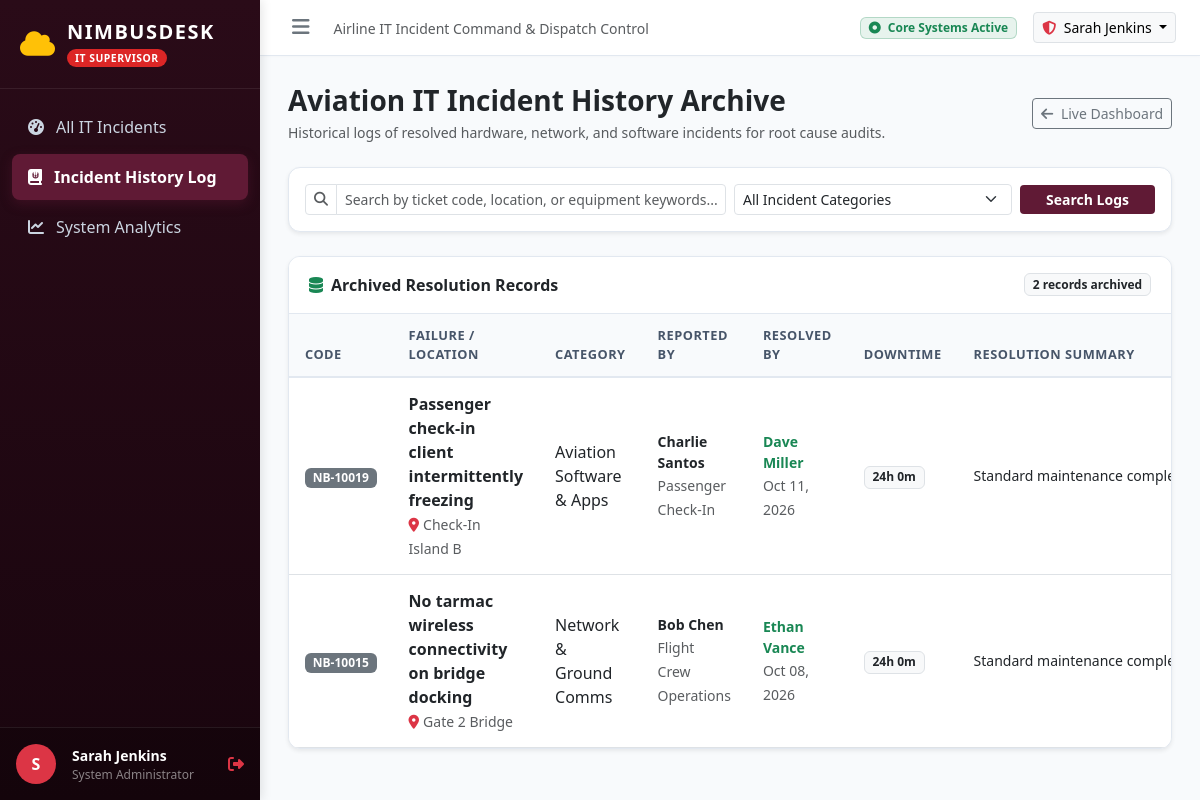
The page /admin/index.php?page=history (signed in) on the database its author committed.
### tables this page shows
CREATE TABLE IF NOT EXISTS `tickets` (
    `id` INT AUTO_INCREMENT PRIMARY KEY,
    `ticket_code` VARCHAR(20) NOT NULL UNIQUE,
    `user_id` INT NOT NULL,
    `category_id` INT NOT NULL,
    `urgency` ENUM('Low', 'Medium', 'High', 'Critical') NOT NULL DEFAULT 'Medium',
    `location` VARCHAR(150) NOT NULL,
    `subject` VARCHAR(255) NOT NULL,
    `description` TEXT NOT NULL,
    `attachment` VARCHAR(255) NULL,
    `status` ENUM('Open', 'In Progress', 'Resolved', 'Closed') NOT NULL DEFAULT 'Open',
    `assigned_to` INT NULL,
    `resolution_summary` TEXT NULL,
    `created_at` TIMESTAMP DEFAULT CURRENT_TIMESTAMP,
    `updated_at` TIMESTAMP DEFAULT CURRENT_TIMESTAMP ON UPDATE CURRENT_TIMESTAMP,
    `resolved_at` TIMESTAMP NULL,
    CONSTRAINT `fk_tickets_user` FOREIGN KEY (`user_id`) REFERENCES `users` (`id`) ON DELETE CASCADE,
    CONSTRAINT `fk_tickets_category` FOREIGN KEY (`category_id`) REFERENCES `categories` (`id`) ON DELETE RESTRICT,
    CONSTRAINT `fk_tickets_assigned` FOREIGN KEY (`assigned_to`) REFERENCES `users` (`id`) ON DELETE SET NULL
);

CREATE TABLE IF NOT EXISTS `categories` (
    `id` INT AUTO_INCREMENT PRIMARY KEY,
    `name` VARCHAR(100) NOT NULL,
    `description` VARCHAR(255) NULL,
    `icon` VARCHAR(50) DEFAULT 'fa-wrench'
);

CREATE TABLE IF NOT EXISTS `users` (
    `id` INT AUTO_INCREMENT PRIMARY KEY,
    `name` VARCHAR(100) NOT NULL,
    `email` VARCHAR(100) NOT NULL UNIQUE,
    `password` VARCHAR(255) NOT NULL,
    `role` ENUM('employee', 'technician', 'admin') NOT NULL DEFAULT 'employee',
    `department` VARCHAR(100) NOT NULL,
    `badge_number` VARCHAR(50) NOT NULL,
    `created_at` TIMESTAMP DEFAULT CURRENT_TIMESTAMP
);

### config/config.php (called while the page is built, shortened)
<?php
function url($path = '') {
    $trimmed = ltrim($path, '/');
    return BASE_URL . ($trimmed ? '/' . $trimmed : '');
}

### config/db.php (called while the page is built)
<?php
require_once __DIR__ . '/config.php';
class Database {
    private static ?PDO $instance = null;
    public static function getConnection(): PDO {
        if (self::$instance === null) {
            $host = 'localhost';
            $user = 'root';
            $pass = '';
            $dbname = 'nimbusdesk';
            try {
                $dsn = "mysql:host={$host};dbname={$dbname};charset=utf8mb4";
                self::$instance = new PDO($dsn, $user, $pass, [
                    PDO::ATTR_ERRMODE => PDO::ERRMODE_EXCEPTION,
                    PDO::ATTR_DEFAULT_FETCH_MODE => PDO::FETCH_ASSOC,
                    PDO::ATTR_EMULATE_PREPARES => false,
                ]);
            } catch (PDOException $e) {
                if (str_contains($e->getMessage(), 'Unknown database')) {
                    require_once __DIR__ . '/../database/setup.php';
                    return self::getConnection();
                }
                throw $e;
            }
        }
        return self::$instance;
    }
}

### admin/stored_procs/AdminProcedures.php (called while the page is built, shortened)
<?php
require_once __DIR__ . '/../../config/db.php';
class AdminProcedures {
    private PDO $pdo;
    public function __construct() {
        $this->pdo = Database::getConnection();
    }
    public function getIncidentHistory(string $categoryFilter = 'all', string $search = '', int $limit = 50): array {
        $stmt = $this->pdo->prepare("CALL sp_admin_get_incident_history(?, ?, ?)");
        $stmt->execute([$categoryFilter, $search, $limit]);
        $results = $stmt->fetchAll();
        return $results;
    }
}

### admin/views/incident_history.php (the view, shortened to what this page needs)
<div class="d-flex justify-content-between align-items-center mb-4">
    <div>
        <h3 class="fw-bold text-dark mb-1">Aviation IT Incident History Archive</h3>
        <p class="text-muted small mb-0">Historical logs of resolved hardware, network, and software incidents for root cause audits.</p>
    </div>
    <a href="<?= url('admin/index.php') ?>" class="btn btn-outline-secondary btn-sm">
        <i class="fa-solid fa-arrow-left me-1"></i> Live Dashboard
    </a>
</div>
<div class="card shadow-sm mb-4">
    <div class="card-body p-3">
        <form method="GET" action="<?= url('admin/index.php') ?>" class="row g-2 align-items-center">
            <div class="col-md-6">
                <div class="input-group input-group-sm">
                    <span class="input-group-text bg-white"><i class="fa-solid fa-magnifying-glass text-muted"></i></span>
                    <input type="text" name="search" class="form-control" placeholder="Search by ticket code, location, or equipment keywords..." value="<?= htmlspecialchars($search ?? '') ?>">
                </div>
            </div>
            <div class="col-md-4">
                <select name="category" class="form-select form-select-sm">
                    <option value="all">All Incident Categories</option>
                </select>
            </div>
            <div class="col-md-2">
                <button type="submit" class="btn btn-sm btn-nimbus w-100">Search Logs</button>
            </div>
        </form>
    </div>
</div>
<div class="card shadow-sm">
    <div class="card-header d-flex justify-content-between align-items-center">
        <span class="fw-bold"><i class="fa-solid fa-database me-2 text-success"></i>Archived Resolution Records</span>
        <span class="badge bg-light text-dark border"><?= count($history) ?> records archived</span>
    </div>
    <div class="table-responsive">
        <table class="table table-hover align-middle mb-0">
            <thead>
                <tr>
                    <th>Code</th>
                    <th>Failure / Location</th>
                    <th>Category</th>
                    <th>Reported By</th>
                    <th>Resolved By</th>
                    <th>Downtime</th>
                    <th>Resolution Summary</th>
                </tr>
            </thead>
            <tbody>
                <?php if (empty($history)): ?>
                    <tr>
                        <td colspan="8" class="text-center py-5 text-muted">
                            <i class="fa-solid fa-folder-closed fs-1 mb-2 d-block text-secondary"></i>
                            No historical records found for this query.
                        </td>
                    </tr>
                <?php else: ?>
                    <?php foreach ($history as $h): ?>
                        <tr>
                            <td><span class="badge bg-secondary fw-bold"><?= htmlspecialchars($h['ticket_code']) ?></span></td>
                            <td>
                                <div class="fw-bold text-dark"><?= htmlspecialchars($h['subject']) ?></div>
                                <small class="text-muted"><i class="fa-solid fa-location-dot me-1 text-danger"></i><?= htmlspecialchars($h['location']) ?></small>
                            </td>
                            <td><?= htmlspecialchars($h['category_name']) ?></td>
                            <td>
                                <small class="fw-bold text-dark d-block"><?= htmlspecialchars($h['requester_name']) ?></small>
                                <small class="text-muted"><?= htmlspecialchars($h['requester_dept']) ?></small>
                            </td>
                            <td>
                                <small class="fw-bold text-success d-block"><?= htmlspecialchars($h['resolved_by_name'] ?? 'IT Team') ?></small>
                                <small class="text-muted"><?= date('M d, Y', strtotime($h['resolved_at'])) ?></small>
                            </td>
                            <td>
                                <?php
                                $mins = intval($h['duration_minutes'] ?? 0);
                                if ($mins < 60) {
                                    $timeStr = "{$mins}m";
                                } else {
                                    $hours = floor($mins / 60);
                                    $rem = $mins % 60;
                                    $timeStr = "{$hours}h {$rem}m";
                                }
                                ?>
                                <span class="badge bg-light text-dark border"><?= $timeStr ?></span>
                            </td>
                            <td style="max-width: 250px;">
                                <div class="small text-truncate" title="<?= htmlspecialchars($h['resolution_summary'] ?? 'Resolved') ?>">
                                    <?= htmlspecialchars($h['resolution_summary'] ?? 'Standard maintenance completed') ?>
                                </div>
                            </td>
                        </tr>
                    <?php endforeach; ?>
                <?php endif; ?>
            </tbody>
        </table>
    </div>
</div>

### assets/css/global.css (style rules this page uses)
:root { --nimbus-maroon: #601a35; --nimbus-pink: #f191b5; --nimbus-dark: #2a0b18; --nimbus-darker: #19050e; --nimbus-bg: #f8fafc; --nimbus-surface: #ffffff; --nimbus-border: #e2e8f0; --urgency-critical: #dc2626; --urgency-high: #ea580c; --urgency-medium: #d97706; --urgency-low: #2563eb; --status-open: #f59e0b; --status-progress: #0284c7; --status-resolved: #10b981; --status-closed: #64748b; }
body { background-color: var(--nimbus-bg); font-family: 'Segoe UI', system-ui, -apple-system, sans-serif; color: #1e293b; margin: 0; padding: 0; }
.card { border-radius: 12px; border: 1px solid var(--nimbus-border); box-shadow: 0 2px 6px rgba(0, 0, 0, 0.02); overflow: hidden; }
.card-header { background: #fff; border-bottom: 1px solid var(--nimbus-border); padding: 16px 20px; font-weight: 600; }
.btn-nimbus { background: var(--nimbus-maroon); color: #fff; border: none; font-weight: 600; }
.table thead th { background: #f8fafc; color: #475569; font-size: 0.8rem; text-transform: uppercase; letter-spacing: 0.5px; font-weight: 700; border-bottom: 2px solid var(--nimbus-border); padding: 12px 16px; }
.table tbody td { padding: 14px 16px; vertical-align: middle; }

### rows shown on the page
tickets: ticket_code "NB-10019", subject "Passenger check-in client intermittently freezing", location "Check-In Island B", category.name "Aviation Software & Apps", user.name "Charlie Santos", user.department "Passenger Check-In", assigned_to.name "Dave Miller", resolved_at "Oct 11, 2026", timeStr "24h 0m", resolution_summary "Standard maintenance complet…"
tickets: ticket_code "NB-10015", subject "No tarmac wireless connectivity on bridge docking", location "Gate 2 Bridge", category.name "Network & Ground Comms", user.name "Bob Chen", user.department "Flight Crew Operations", assigned_to.name "Ethan Vance", resolved_at "Oct 08, 2026", timeStr "24h 0m", resolution_summary "Standard maintenance complet…"

### other values the page prints
substr($user['name'], 0, 1) "S"
$user['name'] "Sarah Jenkins"
count($history) "2"
